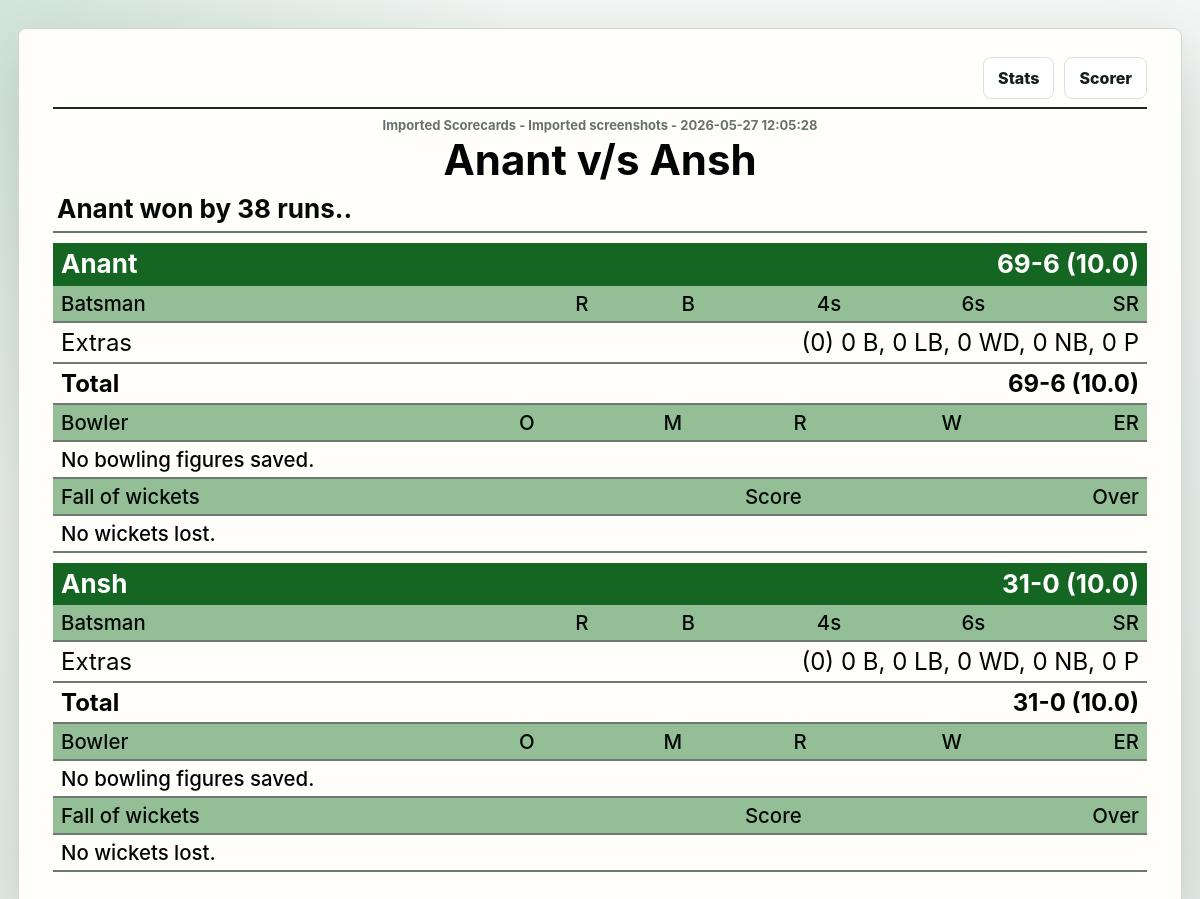
The app's page /history/1773334646252 with its own data.
### tables this page shows
CREATE TABLE match_history (
                id TEXT PRIMARY KEY,
                played_at TEXT NOT NULL,
                competition TEXT NOT NULL,
                venue TEXT NOT NULL,
                team_one TEXT NOT NULL,
                team_two TEXT NOT NULL,
                winner TEXT,
                result_text TEXT NOT NULL,
                innings_json TEXT NOT NULL
            );

### app.py (the view)
@app.route("/history/<match_id>")
def history_scorecard(match_id):
    match = match_detail(match_id)
    if not match:
        return "Match not found", 404
    return render_template("match_detail.html", match=match)

### app.py (called while the page is built, shortened)
def get_db():
    conn = sqlite3.connect(DB_PATH)
    conn.row_factory = sqlite3.Row
    return conn

def mongo_configured():
    return bool(MONGO_URI)

def using_mongo():
    return mongo_configured() and mongo_client is not None and not mongo_error

def match_detail(match_id):
    if not using_mongo():
        with get_db() as conn:
            row = conn.execute(
                """
                SELECT *
                FROM match_history
                WHERE id = ?
                """,
                (match_id,),
            ).fetchone()
        if not row:
            return None
        detail = dict(row)
        detail["innings"] = json.loads(detail["innings_json"])
        return detail

### templates/match_detail.html (shortened to what this page needs)
<!DOCTYPE html>
<html lang="en">
<head>
    <link rel="stylesheet" href="{{ url_for('static', filename='style.css') }}">
</head>
<body class="scorecard-page">
<main class="scorecard-sheet">
    <div class="scorecard-actions">
        <a class="ghost-link" href="/stats">Stats</a>
        <a class="ghost-link" href="/">Scorer</a>
    </div>
    <header class="match-scorecard-head">
        <p>{{ match.competition }} - {{ match.venue }} - {{ match.played_at.replace("T", " ") }}</p>
        <h1>{{ match.team_one }} v/s {{ match.team_two }}</h1>
        <strong>{{ match.result_text }}.</strong>
    </header>
    {% for innings in match.innings %}
        {% set wd = innings.extras.wd|default(0) %}
        {% set nb = innings.extras.nb|default(0) %}
        {% set b = innings.extras.b|default(0) %}
        {% set lb = innings.extras.lb|default(0) %}
        {% set p = innings.extras.p|default(0) %}
        {% set extras_total = wd + nb + b + lb + p %}
        <section class="classic-innings">
            <div class="innings-title-row">
                <span>{{ innings.team }}</span>
                <strong>{{ innings.score }}-{{ innings.wickets }} ({{ innings.overs }})</strong>
            </div>
            {% if innings.batters is defined %}
                <table class="classic-table batting-card">
                    <thead>
                    <tr>
                        <th>Batsman</th>
                        <th>R</th>
                        <th>B</th>
                        <th>4s</th>
                        <th>6s</th>
                        <th>SR</th>
                    </tr>
                    </thead>
                    <tbody>
                    <tr class="summary-row">
                        <td>Extras</td>
                        <td colspan="5">({{ extras_total }}) {{ b }} B, {{ lb }} LB, {{ wd }} WD, {{ nb }} NB, {{ p }} P</td>
                    </tr>
                    <tr class="summary-row total-row">
                        <td>Total</td>
                        <td colspan="5">{{ innings.score }}-{{ innings.wickets }} ({{ innings.overs }})</td>
                    </tr>
                    </tbody>
                </table>
                <table class="classic-table bowling-card">
                    <thead>
                    <tr>
                        <th>Bowler</th>
                        <th>O</th>
                        <th>M</th>
                        <th>R</th>
                        <th>W</th>
                        <th>ER</th>
                    </tr>
                    </thead>
                    <tbody>
                    {% for bowler in innings.bowlers %}
                        <tr>
                            <td>{{ bowler.name }}</td>
                            <td>{{ bowler.balls // 6 }}.{{ bowler.balls % 6 }}</td>
                            <td>{{ bowler.maidens }}</td>
                            <td>{{ bowler.runs }}</td>
                            <td>{{ bowler.wickets }}</td>
                            <td>{{ "%.2f"|format((bowler.runs * 6 / bowler.balls) if bowler.balls else 0) }}</td>
                        </tr>
                    {% else %}
                        <tr><td colspan="6">No bowling figures saved.</td></tr>
                    {% endfor %}
                    </tbody>
                </table>
                <table class="classic-table fow-card">
                    <thead>
                    <tr>
                        <th>Fall of wickets</th>
                        <th>Score</th>
                        <th>Over</th>
                    </tr>
                    </thead>
                    <tbody>
                    {% for wicket in innings.fall_of_wickets|default([]) %}
                        <tr>
                            <td>{{ wicket.batter }}</td>
                            <td>{{ wicket.score }}</td>
                            <td>{{ wicket.over }}</td>
                        </tr>
                    {% else %}
                        <tr><td colspan="3">No wickets lost.</td></tr>
                    {% endfor %}
                    </tbody>
                </table>
            {% else %}
                <p class="empty scorecard-empty">This older saved match has summary only. New matches will show full scoreboards here.</p>
            {% endif %}
        </section>
    {% else %}
        <p class="empty scorecard-empty">This older match only has summary history saved. New matches will include full scoreboards.</p>
    {% endfor %}
</main>
</body>
</html>

### static/style.css (style rules this page uses)
:root { --bg: #eef2f0; --surface: #ffffff; --surface-soft: #f7faf8; --ink: #16201b; --muted: #66736d; --line: #dbe3df; --green: #0b7a4b; --green-dark: #06452f; --blue: #165d8f; --red: #b42318; --amber: #b7791f; --shadow: 0 14px 40px rgba(13, 32, 24, 0.12); }
* { box-sizing: border-box; }
body { margin: 0; min-height: 100vh; background: var(--bg); color: var(--ink); font-family: Inter, ui-sans-serif, system-ui, -apple-system, BlinkMacSystemFont, "Segoe UI", sans-serif; }
h1, h2, h3, p { margin-top: 0; }
h1 { margin-bottom: 4px; font-size: clamp(24px, 3vw, 38px); line-height: 1.05; }
.ghost-button, .chip, .primary-button, .ghost-link { border: 1px solid var(--line); background: var(--surface); color: var(--ink); border-radius: 8px; cursor: pointer; }
.ghost-link { display: inline-grid; min-height: 42px; place-items: center; padding: 0 14px; font-weight: 800; text-decoration: none; }
table { width: 100%; border-collapse: collapse; font-size: 14px; }
.scorecard-page { background: radial-gradient(circle at top left, rgba(11, 122, 75, 0.14), transparent 32rem), linear-gradient(180deg, #f4f7f5, #e7eeea); }
.scorecard-sheet { width: min(1180px, calc(100% - 36px)); margin: 28px auto 42px; padding: 28px 34px 36px; border: 1px solid #cdd8d2; border-radius: 8px; background: #fffefb; box-shadow: 0 24px 70px rgba(13, 32, 24, 0.18); }
.scorecard-actions { display: flex; justify-content: flex-end; gap: 10px; margin-bottom: 8px; }
.match-scorecard-head { border-top: 2px solid #1e2723; border-bottom: 2px solid #69746e; padding: 8px 4px 7px; text-align: center; }
.match-scorecard-head p { margin: 0 0 4px; color: #66736d; font-size: 13px; font-weight: 750; }
.match-scorecard-head h1 { margin: 0; color: #020403; font-size: clamp(28px, 4vw, 42px); font-weight: 750; line-height: 1.1; }
.match-scorecard-head strong { display: block; margin-top: 10px; text-align: left; color: #050907; font-size: clamp(18px, 2.8vw, 26px); font-weight: 650; }
.classic-innings { margin-top: 10px; }
.innings-title-row { display: grid; grid-template-columns: minmax(0, 1fr) auto; align-items: center; gap: 16px; padding: 7px 8px; background: #146622; color: white; font-size: clamp(19px, 2.5vw, 26px); line-height: 1.1; }
.innings-title-row span, .innings-title-row strong { min-width: 0; font-weight: 650; }
.classic-table { min-width: 0; border-collapse: collapse; color: #020403; font-size: clamp(15px, 1.7vw, 21px); }
.classic-table th, .classic-table td { border-bottom: 2px solid #707872; padding: 5px 8px; text-align: right; vertical-align: top; }
.classic-table th:first-child, .classic-table td:first-child { text-align: left; }
.classic-table th { background: #94bf96; color: #050907; font-size: clamp(15px, 1.7vw, 21px); font-weight: 500; text-transform: none; }
.classic-table td:first-child { width: 40%; }
.summary-row td { font-size: clamp(17px, 2vw, 24px); }
.summary-row td:last-child { text-align: right; }
.total-row td { font-weight: 650; }
.bowling-card, .fow-card { margin-top: 0; }
.bowling-card td:first-child, .fow-card td:first-child { font-weight: 500; }
.fow-card th:nth-child(2), .fow-card td:nth-child(2) { text-align: center; }
th, td { padding: 12px 8px; border-bottom: 1px solid var(--line); text-align: right; }
th:first-child, td:first-child { text-align: left; }
th { color: var(--muted); font-size: 12px; text-transform: uppercase; }

### records on screen
match_history: competition "Imported Scorecards", venue "Imported screenshots", played_at.replace "2026-05-27 12:05:28", team_one "Anant", team_two "Ansh", result_text "Anant won by 38 runs.", team "Anant", score "69", wickets "6", overs "10.0", extras_total "0", b "0", lb "0", wd "0", nb "0", p "0", team "Ansh", score "31", wickets "0"
